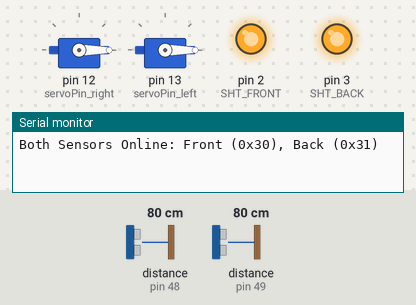
Recording of a sketch running on a simulated Arduino Uno, built with avr-gcc and run on an emulated ATmega328P. Parts: 2 × servo, output pins drawn as LEDs (lit = HIGH), the last lines printed to the serial monitor. The inputs (shaded band) are chosen by the test bench; at power-on: distance to the obstacle (sensors on pin 48, pin 49) 80 cm.

Above: at 2.2 s.
2.3 s: distance to the obstacle (sensor on pin 48) set to 12 cm
3.8 s: distance to the obstacle (sensor on pin 48) set to 9 cm
At 4.66 s:
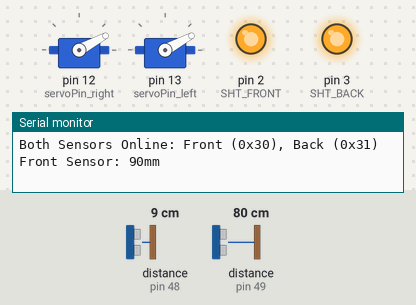
At 6.8 s:
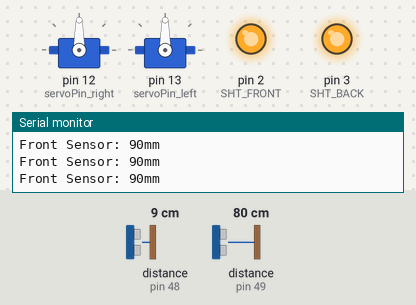
Timing chart, 0 to 8.3 s (numbered marks = the images above; inputs shaded):
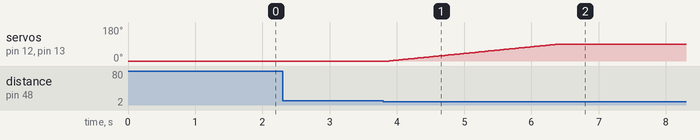

Measured:
- the behaviour switches between 11 and 10 cm on distance to the obstacle (sensor on pin 48) (found by bisection; images 0 and 1)
- after the input at 2.3 s, every drawn part: stays the same
- after the input at 3.8 s, servo on pin 12 (servoPin_right), servo on pin 13 (servoPin_left): moves from 0° to 90° over 2.5 s, starting after 0.09 s

The sketch:

safewaydoor.ino
```cpp
#include <Servo.h>
#include "Adafruit_VL53L0X.h"

Servo doorServo_left;
Servo doorServo_right;

Adafruit_VL53L0X sensor_front = Adafruit_VL53L0X();
Adafruit_VL53L0X sensor_back = Adafruit_VL53L0X();

// servos for the door
const int servoPin_left = 13;
const int servoPin_right = 12;

// sensors for the door
const int SHT_FRONT = 2;
const int SHT_BACK = 3;

// misc variables
const int maxDistance = 100; // The VL53L0X works in mm, so 200mm = 20cm
const int minDistance = 0;  // 20mm = 2cm

bool isOpen = false;      // current state of the door
int zeroReading = 0;      // useful to ensure nothing is truly there infront of the sensor
int minZeroReading = 20;  // because the sensor has inherent issues that can cause it to see nothing when there is something
int curr_angle = 0;       // will be used later when we have to try to abort a closing sequence.

void setup()
{
  Serial.begin(115200);

  pinMode(SHT_FRONT, OUTPUT);
  pinMode(SHT_BACK, OUTPUT);

  // STEP 1: Turn off the sensors, we do this because we want to turn them on one by one.
  digitalWrite(SHT_FRONT, LOW);
  digitalWrite(SHT_BACK, LOW);
  delay(10);

  // STEP 2: We turn on front sensor first
  digitalWrite(SHT_FRONT, HIGH);
  delay(10);
  if (!sensor_front.begin(0x30))
  {
    Serial.println(F("Failed to boot VL53L0X_front"));
    while (1); // Halt if sensor isn't found on A4/A5
  }

  // STEP 3: Turn on the back sensor
  digitalWrite(SHT_BACK, HIGH);
  delay(10);
  if(!sensor_back.begin(0x31))
  {
    Serial.println(F("Failed to boot VL53L0X_back"));
    while (1); // Halt if sensor isn't found on A4/A5
  }

  Serial.println(F("Both Sensors Online: Front (0x30), Back (0x31)"));

  delay(500);

  doorServo_right.attach(servoPin_right);
  doorServo_right.write(0);

  delay(500);

  doorServo_left.attach(servoPin_left);
  doorServo_left.write(0);

}

// pre:
// post: Open the door by 90 degrees, Mark isOpen to true. Total delay should be 2.54 second, 28.222ms/degree.
void openDoor()
{
  if (!isOpen)
  {
    for (int pos = 0; pos <= 90; pos++)
    {
      doorServo_left.write(pos);
      doorServo_right.write(pos);
      delay(28);
      delayMicroseconds(222);
    }
    isOpen = true;
  }
}

// pre:
// post: Close the door revert to 0 degree, Mark isOpen to false. Total delay should be 2.54 second, 28.222ms/degree.
//       Both doors should be closed
void closeDoor()
{
  if (isOpen)
  {

    for (int pos = 90; pos >= 0; pos--)
    {
      doorServo_left.write(pos);
      doorServo_right.write(pos);
      delay(28);
      delayMicroseconds(222);
    }
    isOpen = false;
  }
}

// pre: A sensor, either front or back is passed in.
// post: returns distance, print the distance out in mm in the serial.
//       If no reading or sensor is confused, return 9999mm.
//       If front sensor it should say: Front Sensor: + distance
//       If back sensor it should say: Back Sensor: + distance
float getDistance(Adafruit_VL53L0X &sensor)
{
  VL53L0X_RangingMeasurementData_t measure;

  sensor.rangingTest(&measure, false);

  if (measure.RangeStatus != 4)
  {
    if (&sensor == &sensor_front && measure.RangeMilliMeter <= maxDistance)
    {
      Serial.print("Front Sensor: ");
      Serial.print(measure.RangeMilliMeter);
      Serial.println("mm");

    }
    else if(measure.RangeMilliMeter <= maxDistance)
    {
      Serial.print("Back Sensor: ");
      Serial.print(measure.RangeMilliMeter);
      Serial.println("mm");
    }

    return measure.RangeMilliMeter;
  }
  else
  {
    return 9999;
  }
}

// pre: If a sensor is disconnected, maybe due to sudden voltage drop. We need to reset it
// post: Reset the sensor, reconnect it
// NOTE: THIS IS VIBE CODED, don't question it
void fixSensorHang(Adafruit_VL53L0X &sensor)
{
  int targetAddress = (&sensor == &sensor_front) ? 0x30 : 0x31;
  int shutPin = (&sensor == &sensor_front) ? SHT_FRONT : SHT_BACK;

  // PHYSICS RESET: Toggle the power via XSHUT
  digitalWrite(shutPin, LOW);
  delay(100);
  digitalWrite(shutPin, HIGH);
  delay(100);

  for(int i = 0; i < 3; i++)
  {
    if (sensor.begin(targetAddress)) { // Return to the correct identity
      Serial.println("Sensor Re-synchronized!");
      return;
    }
    delay(100);
  }
}


void loop()
{
  float distance_front = getDistance(sensor_front);
  float distance_back = getDistance(sensor_back);

  if(distance_front > 20000){fixSensorHang(sensor_front);}
  if(distance_back > 20000){fixSensorHang(sensor_back);}

  if ((distance_front > minDistance && distance_front <= maxDistance))
  {
    zeroReading = 0;  //we reset this because we do see something
    openDoor();
  }

  else if(distance_back > minDistance && distance_back <= maxDistance)
  {
    // do nothing
  }

  else
  {
    zeroReading++;

    // we want to do this check because we can ensure we truly see nothing, because the sensor can hallucinate seeing nothing when there's a hand there.
    if (zeroReading >= minZeroReading)
    {
      closeDoor();
      zeroReading = 0;
    }
  }

  delay(20);  //gemini says it's good to do this, i suppose.
}


// DEBUG TOOLS, DO NOT TOUCH
  // if (distance > 20000 || distance == 0)
  // {
  //   Serial.println("--- SENSOR HANG DETECTED ---");

  //   // Try to reset up to 3 times
  //   for(int i = 0; i < 3; i++) {
  //     Serial.print("Reset Attempt "); Serial.println(i+1);
  //     Wire.begin();
  //     if (sensor_front.begin()) {
  //       Serial.println("Sensor Online!");
  //       break;
  //     }
  //     delay(300);
  //   }
  //   return;
  // }
```
